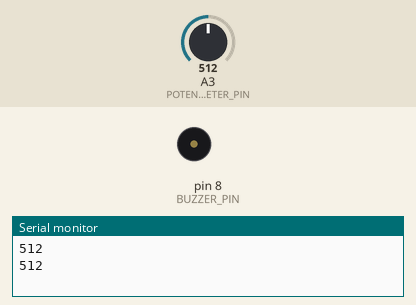
A sketch run on a simulated Arduino Uno, built with avr-gcc and run on an emulated ATmega328P. On the bench: buzzer (waves = sounding, pin HIGH), the last lines printed to the serial monitor. The test bench sets the inputs (shaded band); at power-on: A3 (POTENTIOMETER_PIN) = 512.

Above: at 1.8 s.
1.9 s: A3 (POTENTIOMETER_PIN) set to 983
3.4 s: A3 (POTENTIOMETER_PIN) set to 1019
At 4.8 s:
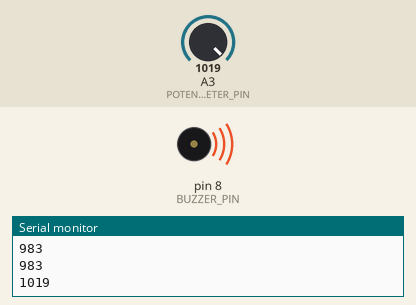
5.5 s: A3 (POTENTIOMETER_PIN) set to 990
At 6.4 s:
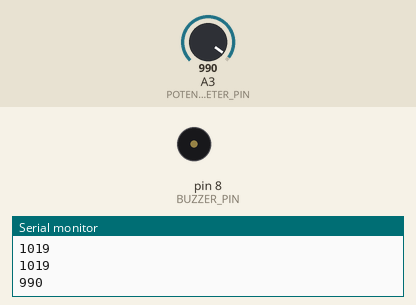
7.5 s: A3 (POTENTIOMETER_PIN) set to 1010
At 9.1 s:
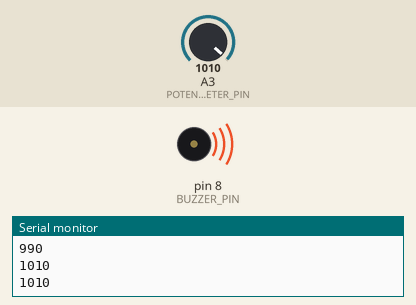
Timing chart, 0 to 10.5 s (numbered marks = the images above; inputs shaded):
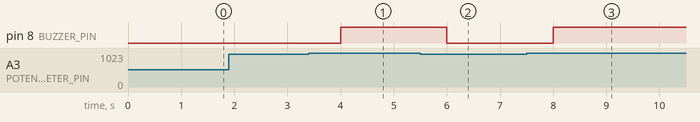

The sketch:

22_active_buzzer_potentiometer.ino
```cpp
const int POTENTIOMETER_PIN = A3;
const int BUZZER_PIN = 8;
const int DELAY = 1000;

void setup()
{
    pinMode(POTENTIOMETER_PIN, INPUT);
    pinMode(BUZZER_PIN, OUTPUT);
    Serial.begin(9600);
}

void loop()
{
    const int potentiometerValue = analogRead(POTENTIOMETER_PIN);
    Serial.println(potentiometerValue);
    if (potentiometerValue > 1000)
    {
        digitalWrite(BUZZER_PIN, HIGH);
    }
    else
    {
        digitalWrite(BUZZER_PIN, LOW);
    }
    delay(DELAY);
}
```

Measured:
- the behaviour switches between 1000 and 1001 on A3 (POTENTIOMETER_PIN) (found by bisection; images 0 and 1)
- after the input at 3.4 s, pin 8 (BUZZER_PIN): LOW → HIGH after 0.60 s
- after the input at 5.5 s, pin 8 (BUZZER_PIN): HIGH → LOW after 0.50 s
- after the input at 7.5 s, pin 8 (BUZZER_PIN): LOW → HIGH after 0.50 s
